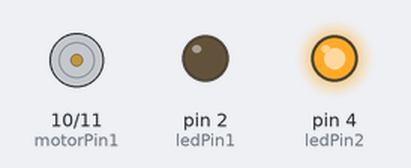
A sketch run on a simulated Arduino Uno, built with avr-gcc and run on an emulated ATmega328P. On the bench: motor-driver pin pairs drawn as motors (green arrow = first pin HIGH = forward, orange = second pin HIGH = backward, longer = more drive), output pins drawn as LEDs (lit = HIGH). What the sketch prints to the serial monitor is not drawn.

Above: at 0.4 s.
At 1.8 s:
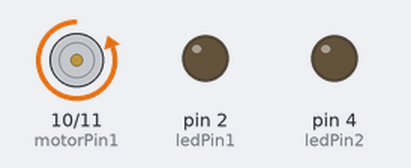
At 3.5 s:
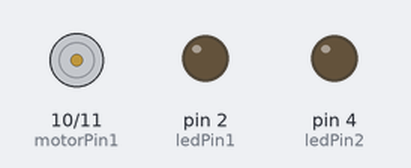
At 4.7 s:
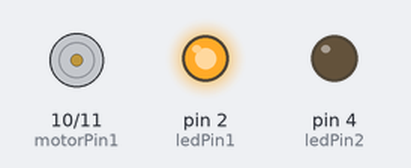
At 6.1 s:
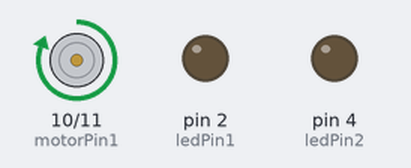
Timing chart, 0 to 9.2 s (numbered marks = the images above):
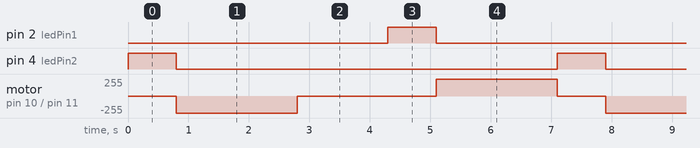

The sketch:

sketch_jan28b.ino
```cpp
// Lini Mestar
// Controlling DC motor


unsigned motorPin1 = 10;
unsigned motorPin2 = 11;
unsigned ledPin1 = 2;
unsigned ledPin2 = 4;

void setup(){
 setAsOutput(motorPin1);
 setAsOutput(motorPin2);
 setAsOutput(ledPin1);
 setAsOutput(ledPin2);
 Serial.begin(9600);
 Serial.println("Setup is done!");  //testing
}

void loop(){
   fullRotateRight(2000);
   delay(1500);
   fullRotateLeft(2000);
}
void setAsOutput( unsigned pin ){
  pinMode(pin, OUTPUT);
}

void fullRotateRight( unsigned howLong ){
  ledLight(ledPin2);
  digitalWrite(motorPin2,HIGH);
  digitalWrite(motorPin1,LOW);
  delay(howLong);
  digitalWrite(motorPin2,LOW);
}  //fullRotateRight

void fullRotateLeft( unsigned howlong ){
 ledLight(ledPin1);
 digitalWrite(motorPin2,LOW);
 digitalWrite(motorPin1,HIGH);
 delay(howlong);
 digitalWrite(motorPin1,LOW);
}  //fullRotateLeft

void ledLight( unsigned lightPin ){
 digitalWrite(lightPin, HIGH);
 delay(800);
 digitalWrite(lightPin, LOW);
}
```

Measured:
- by itself, pin 2 (ledPin1), pin 4 (ledPin2): alternates HIGH for 0.80 s and LOW for 6.3 s
- by itself, motor on pin 10 (motorPin1) / pin 11 (motorPin2): repeats every 7.1 s: stopped 2.3 s, forward 255/255 2.0 s, stopped 0.80 s, backward 255/255 2.0 s
